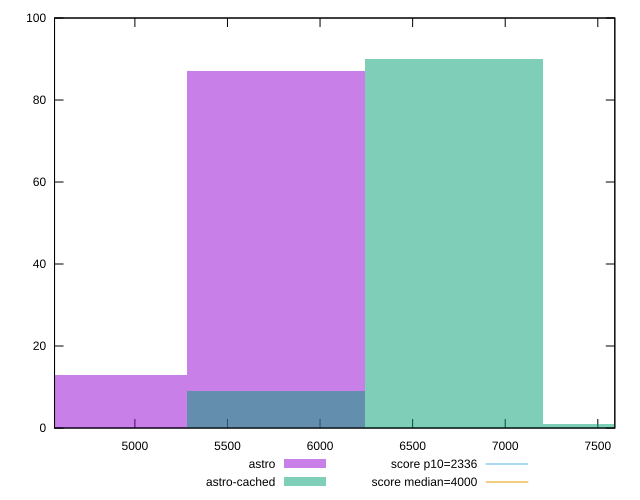

Generate this figure with gnuplot:
reset

$astro <<EOF
5762.8125640319595 87
4802.343803359967 13
EOF

$astroCached <<EOF
5762.8125640319595 9
6723.281324703953 90
7683.750085375947 1
EOF

set key outside below
set boxwidth 960.4687606719933
set xrange [4566.079:7591.964100000001]
set yrange [0:100]
set trange [0:100]
set style fill transparent solid 0.5 noborder

set parametric
set terminal svg size 640, 500 enhanced background rgb 'white'
set output "reports/report_00033_2021-03-01T14-23-16.841Z/first-meaningful-paint/comparison/histogram/0_vs_1.svg"

plot $astro title "astro" with boxes, \
     $astroCached title "astro-cached" with boxes, \
     2336,t title "score p10=2336", \
     4000,t title "score median=4000"

reset
